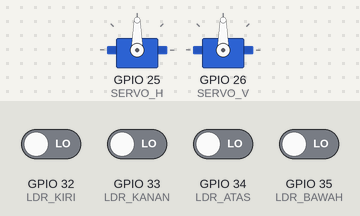
Recording of a sketch running on a simulated ESP32. Shown: 2 × servo. The inputs (shaded band) are chosen by the test bench; at power-on: GPIO 32 (LDR_KIRI), GPIO 33 (LDR_KANAN), GPIO 34 (LDR_ATAS), GPIO 35 (LDR_BAWAH) LOW. What the sketch prints to the serial monitor is not drawn.

Above: at 1.2 s.
1.3 s: GPIO 32 (LDR_KIRI) driven HIGH
At 3.9 s:
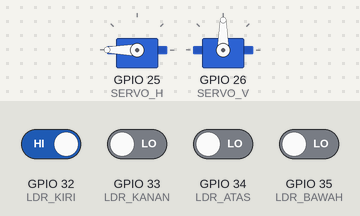
4.3 s: GPIO 34 (LDR_ATAS) driven HIGH
At 7.1 s:
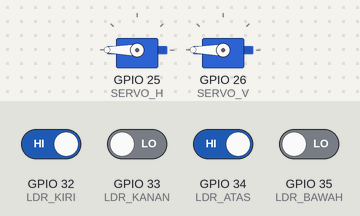
7.3 s: GPIO 33 (LDR_KANAN) driven HIGH
At 8.2 s:
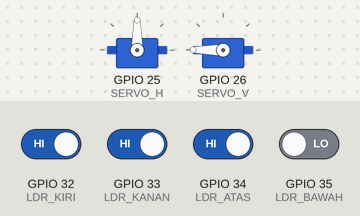
8.9 s: GPIO 32 (LDR_KIRI) driven LOW
At 11.6 s:
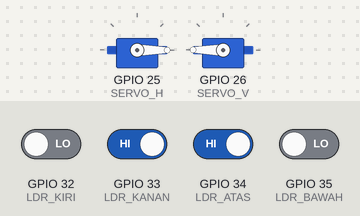
11.9 s: GPIO 35 (LDR_BAWAH) driven HIGH
At 12.4 s:
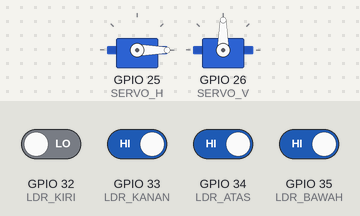
13.5 s: GPIO 34 (LDR_ATAS) driven LOW
At 16.5 s:
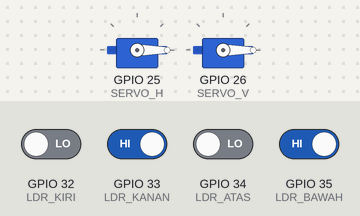
Timing chart, 0 to 17.5 s (numbered marks = the images above; inputs shaded):
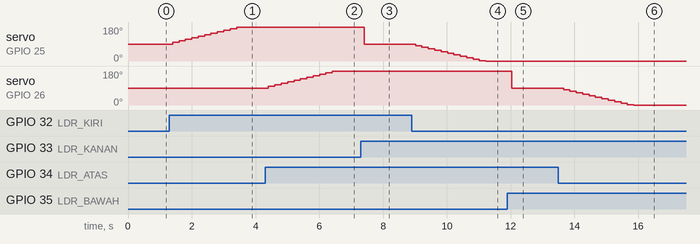

Measured:
- after the input at 1.3 s, servo on GPIO 25 (SERVO_H): moves from 90° to 180° over 2.2 s, starting after 0.10 s
- after the input at 4.3 s, servo on GPIO 26 (SERVO_V): moves from 90° to 180° over 2.2 s, starting after 0.11 s
- after the input at 7.3 s, servo on GPIO 25 (SERVO_H): 180° → 90° after 0.11 s
- after the input at 8.9 s, servo on GPIO 25 (SERVO_H): moves from 90° to 0° over 2.2 s, starting after 0.12 s
- after the input at 11.9 s, servo on GPIO 26 (SERVO_V): 180° → 90° after 0.13 s
- after the input at 13.5 s, servo on GPIO 26 (SERVO_V): moves from 90° to 0° over 2.2 s, starting after 0.16 s

The sketch:

bonhfdsgkp.ino
```cpp
#include <ESP32Servo.h>

// ===== PIN LDR =====
#define LDR_KIRI   32   // LDR1
#define LDR_KANAN  33   // LDR2
#define LDR_ATAS   34   // LDR3
#define LDR_BAWAH  35   // LDR4

// ===== PIN SERVO =====
#define SERVO_H 25   // sumbu X (kanan - kiri)
#define SERVO_V 26   // sumbu Y (atas - bawah)

Servo servoH;
Servo servoV;

int posH = 90;   // posisi awal horizontal
int posV = 90;   // posisi awal vertikal

void setup() {
  Serial.begin(115200);

  pinMode(LDR_KIRI, INPUT);
  pinMode(LDR_KANAN, INPUT);
  pinMode(LDR_ATAS, INPUT);
  pinMode(LDR_BAWAH, INPUT);

  servoH.attach(SERVO_H);
  servoV.attach(SERVO_V);

  servoH.write(posH);
  servoV.write(posV);

  Serial.println("=== Solar Tracker 2 Axis (Digital LDR) ===");
}

void loop() {

  // ---- BACA LDR ----
  int kiri  = digitalRead(LDR_KIRI);
  int kanan = digitalRead(LDR_KANAN);
  int atas  = digitalRead(LDR_ATAS);
  int bawah = digitalRead(LDR_BAWAH);

  // =================================================
  // SERVO HORIZONTAL (KANAN - KIRI) | SUMBU X
  // =================================================
  if (kiri == kanan && kiri == 1) {
    posH = 90;   // kembali ke posisi awal
    Serial.println("Horizontal seimbang → kembali tengah");
  }
  else if (kiri > kanan) {
    posH += 8;
    Serial.println("Horizontal → KIRI");
  }
  else if (kanan > kiri) {
    posH -= 8;
    Serial.println("Horizontal → KANAN");
  }

  // =================================================
  // SERVO VERTIKAL (ATAS - BAWAH) | SUMBU Y
  // =================================================
  if (atas == bawah && atas == 1) {
    posV = 90;   // kembali ke posisi awal
    Serial.println("Vertikal seimbang → kembali tengah");
  }
  if (bawah == atas && bawah == 1) {
    posV = 90;   // kembali ke posisi awal
    Serial.println("Vertikal seimbang → kembali tengah");
  }
  else if (atas > bawah) {
    posV += 8;
    Serial.println("Vertikal → ATAS");
  }
  else if (bawah > atas) {
    posV -= 8;
    Serial.println("Vertikal → BAWAH");
  }

  // ---- BATAS SUDUT ----
  posH = constrain(posH, 0, 180);
  posV = constrain(posV, 0, 180);

  // ---- GERAKKAN SERVO ----
  servoH.write(posH);
  servoV.write(posV);

  // ---- MONITOR ----
  Serial.print("H: ");
  Serial.print(posH);
  Serial.print(" | V: ");
  Serial.println(posV);

  delay(200);
}
```
